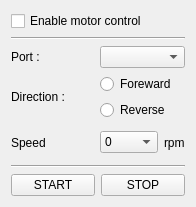
<?xml version="1.0" encoding="UTF-8"?>
<ui version="4.0">
 <class>MotorControl</class>
 <widget class="QWidget" name="MotorControl">
  <property name="geometry">
   <rect>
    <x>0</x>
    <y>0</y>
    <width>196</width>
    <height>207</height>
   </rect>
  </property>
  <property name="windowTitle">
   <string>Form</string>
  </property>
  <layout class="QGridLayout" name="gridLayout">
   <item row="0" column="0" colspan="2">
    <widget class="QCheckBox" name="chk_motor_enable">
     <property name="text">
      <string>Enable motor control</string>
     </property>
    </widget>
   </item>
   <item row="2" column="0">
    <widget class="QLabel" name="label">
     <property name="text">
      <string>Port :</string>
     </property>
    </widget>
   </item>
   <item row="2" column="1">
    <widget class="QComboBox" name="cb_port"/>
   </item>
   <item row="3" column="0">
    <widget class="QLabel" name="label_2">
     <property name="text">
      <string>Direction :</string>
     </property>
    </widget>
   </item>
   <item row="3" column="1">
    <layout class="QVBoxLayout" name="verticalLayout">
     <item>
      <widget class="QRadioButton" name="rb_motor_fw">
       <property name="text">
        <string>Foreward</string>
       </property>
      </widget>
     </item>
     <item>
      <widget class="QRadioButton" name="rb_motor_rev">
       <property name="text">
        <string>Reverse</string>
       </property>
      </widget>
     </item>
    </layout>
   </item>
   <item row="4" column="0">
    <widget class="QLabel" name="label_3">
     <property name="text">
      <string>Speed</string>
     </property>
    </widget>
   </item>
   <item row="4" column="1">
    <layout class="QHBoxLayout" name="horizontalLayout">
     <item>
      <widget class="QComboBox" name="comboBox">
       <item>
        <property name="text">
         <string>0</string>
        </property>
       </item>
       <item>
        <property name="text">
         <string>300</string>
        </property>
       </item>
       <item>
        <property name="text">
         <string>600</string>
        </property>
       </item>
       <item>
        <property name="text">
         <string>900</string>
        </property>
       </item>
       <item>
        <property name="text">
         <string>1200</string>
        </property>
       </item>
       <item>
        <property name="text">
         <string>1500</string>
        </property>
       </item>
       <item>
        <property name="text">
         <string>1800</string>
        </property>
       </item>
       <item>
        <property name="text">
         <string>2100</string>
        </property>
       </item>
       <item>
        <property name="text">
         <string>2400</string>
        </property>
       </item>
       <item>
        <property name="text">
         <string>2700</string>
        </property>
       </item>
       <item>
        <property name="text">
         <string>3000</string>
        </property>
       </item>
       <item>
        <property name="text">
         <string>3300</string>
        </property>
       </item>
       <item>
        <property name="text">
         <string>3600</string>
        </property>
       </item>
      </widget>
     </item>
     <item>
      <widget class="QLabel" name="label_4">
       <property name="text">
        <string>rpm</string>
       </property>
      </widget>
     </item>
    </layout>
   </item>
   <item row="6" column="0" colspan="2">
    <layout class="QHBoxLayout" name="horizontalLayout_2">
     <item>
      <widget class="QPushButton" name="pb_motor_start">
       <property name="text">
        <string>START</string>
       </property>
      </widget>
     </item>
     <item>
      <widget class="QPushButton" name="pb_motor_stop">
       <property name="text">
        <string>STOP</string>
       </property>
      </widget>
     </item>
    </layout>
   </item>
   <item row="5" column="0" colspan="2">
    <widget class="Line" name="line">
     <property name="orientation">
      <enum>Qt::Horizontal</enum>
     </property>
    </widget>
   </item>
   <item row="1" column="0" colspan="2">
    <widget class="Line" name="line_2">
     <property name="orientation">
      <enum>Qt::Horizontal</enum>
     </property>
    </widget>
   </item>
  </layout>
 </widget>
 <resources/>
 <connections/>
</ui>
